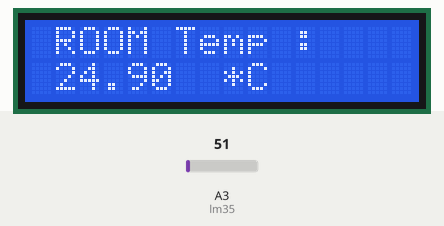
Bench run of a sketch on a simulated Arduino Uno, built with avr-gcc and run on an emulated ATmega328P. Shown: 16×2 character LCD. The inputs (shaded band) are chosen by the test bench; at power-on: A3 (lm35) = 51. What the sketch prints to the serial monitor is not drawn.

Above: at 1.2 s.
1.3 s: A3 (lm35) set to 61
At 2.9 s:
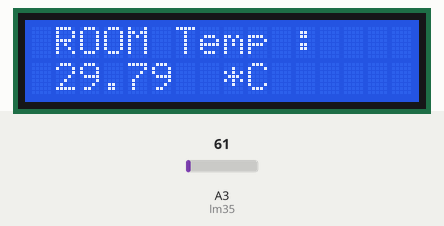
5.4 s: A3 (lm35) set to 71
At 7.0 s:
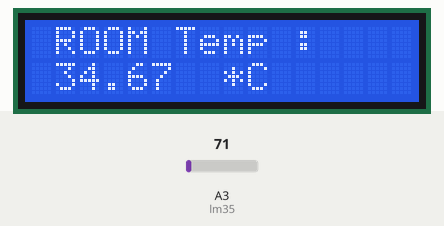
8.7 s: A3 (lm35) set to 86
At 9.6 s:
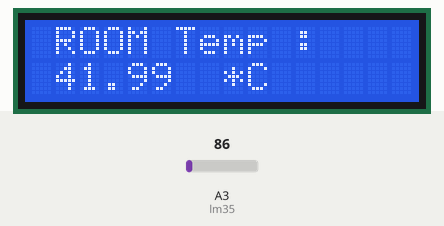
Timing chart, 0 to 11.7 s (numbered marks = the images above; inputs shaded):
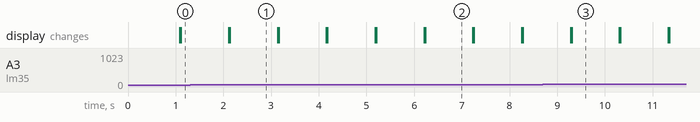

The sketch:

LM35_temp.ino
```cpp
#include <LiquidCrystal_I2C.h>

LiquidCrystal_I2C lcd(0x27,16,2);

int lm35=A3;
int value =0;

void setup()
{
  lcd.begin();
  lcd.backlight();
  Serial.begin(9600);
  }
void loop()
{
  value=analogRead(lm35);
  float milivolts=(value/1024.0)*5000;
  float cel=milivolts/10;

  lcd.setCursor(1,0);
  lcd.print("ROOM Temp : ");
  lcd.setCursor(1,1);
  lcd.print(cel);
  lcd.setCursor(8,1);
  lcd.print("*C");
  delay(1000);

  lcd.clear();

  Serial.print("Temperature: ");
  Serial.print(cel);
  Serial.print("*C");
  Serial.println();


  }
```

Measured:
- after the input at 1.3 s, the display: first differs from a run without the input after 0.83 s (image 1)
- after the input at 5.4 s, the display: first differs from a run without the input after 0.83 s (image 2)
- after the input at 8.7 s, the display: first differs from a run without the input after 0.60 s (image 3)
- what the display in image 1 shows lasts 1.0 s, from 2.1 s to 3.1 s
